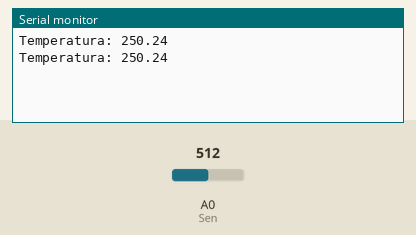
Simulated run of this sketch. Board: Arduino Uno, built with avr-gcc and run on an emulated ATmega328P. Parts: the last lines printed to the serial monitor. The inputs (shaded band) are chosen by the test bench; at power-on: A0 (Sen) = 512.

Above: at 5.8 s.
5.9 s: A0 (Sen) set to 716
At 10.5 s:
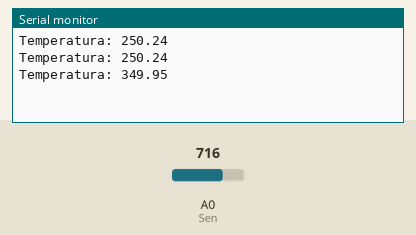
11.9 s: A0 (Sen) set to 900
At 15.6 s:
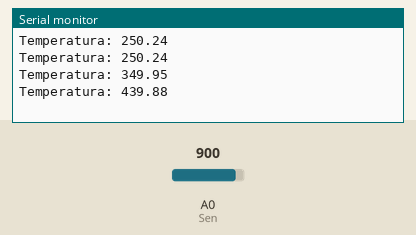
Timing chart, 0 to 17.1 s (numbered marks = the images above; inputs shaded):
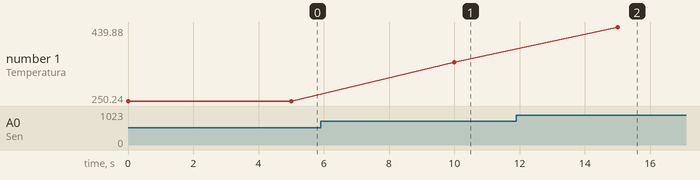

Measured:
- after the input at 5.9 s, the serial monitor: prints a new line after 4.1 s (image 1)
- after the input at 11.9 s, the serial monitor: prints a new line after 3.1 s (image 2)
- plotted number 1: 250.24 → 349.95 after the input at 5.9 s, 349.95 → 439.88 after the input at 11.9 s

The sketch:

LM35.ino
```cpp
int Sen = 0; //Definimos la entrada en el pin A0
float Temp; //Aquí almacenaremos la temperatura

void setup()
{
  Serial.begin(9600);//Configuramos el puerto serial
}
void loop()
{
  Temp = analogRead(Sen);//Leemos el valor desde el sensor
  Temp = ( 5 * Temp  * 100)/1023; //Convertimos el valor a temperatura

  Serial.print("Temperatura: ");
  Serial.println(Temp);//Enviamos el valor al puerto serial

  delay(5000);//Espera cinco segundos para repetir el proceso
}
```
